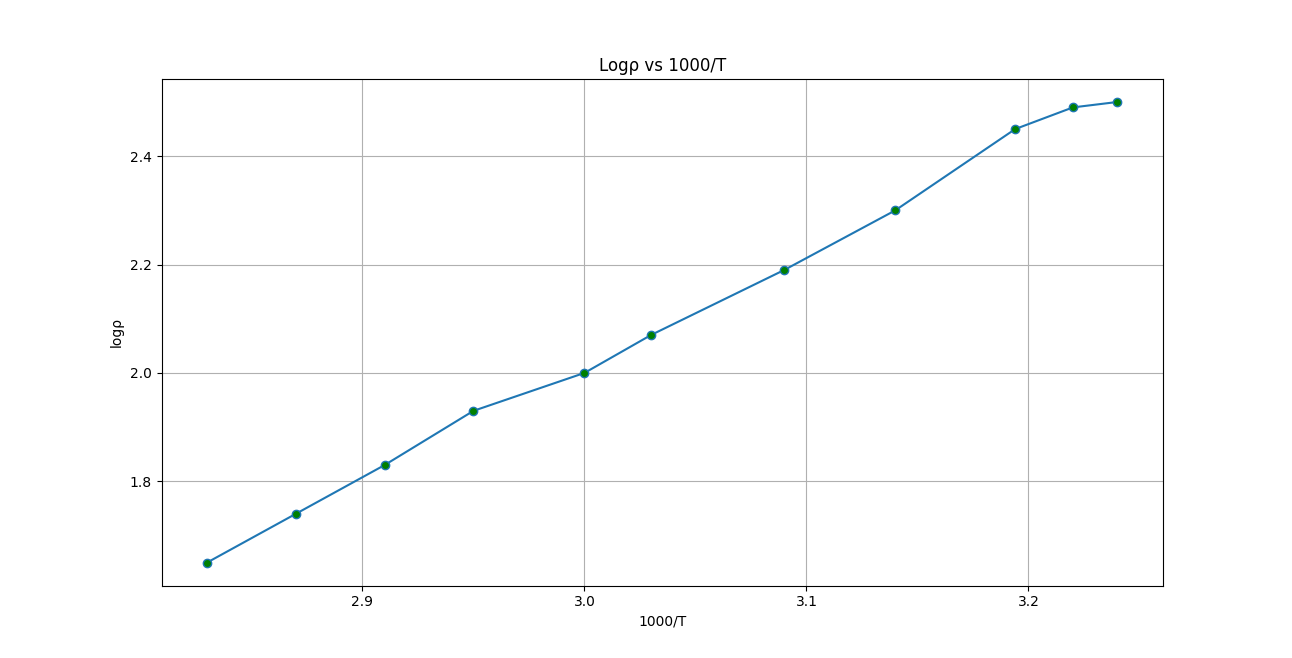

This chart was generated by the following Python code:
from matplotlib import pyplot as pl

t = [3.24, 3.22, 3.194, 3.14, 3.09, 3.03, 3.00, 2.95, 2.91, 2.87, 2.83]  # 1000/T
logp = [
    2.5,
    2.49,
    2.45,
    2.30,
    2.19,
    2.07,
    2.00,
    1.93,
    1.83,
    1.74,
    1.65,
]  # log of resistivity

pl.plot(t, logp, marker="o", markerfacecolor="green")
pl.grid()
pl.title("Logρ vs 1000/T")

pl.xlabel("1000/T")
pl.ylabel("logρ")

pl.show()
